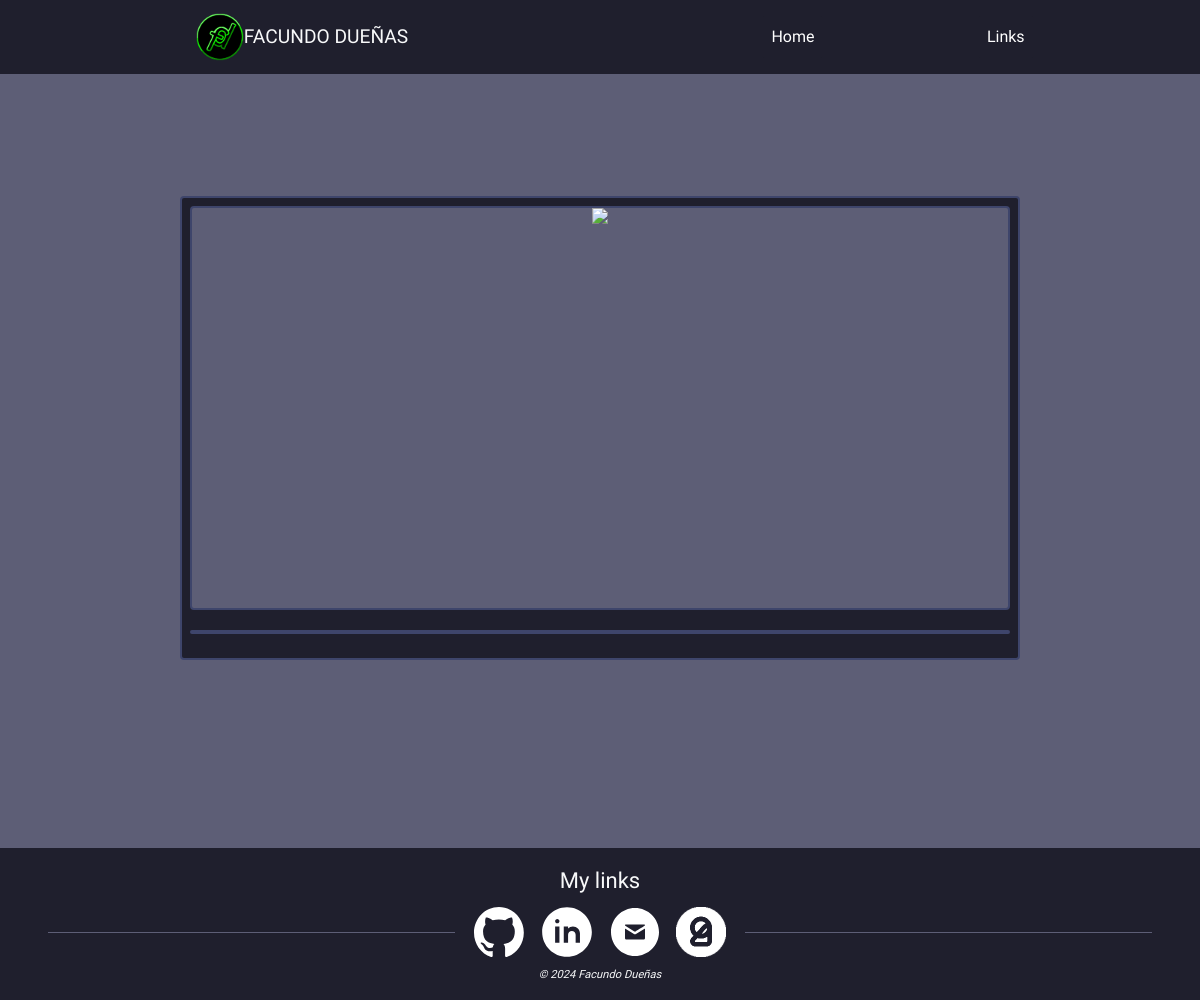
The page /project/15/ on the database as committed earlier.
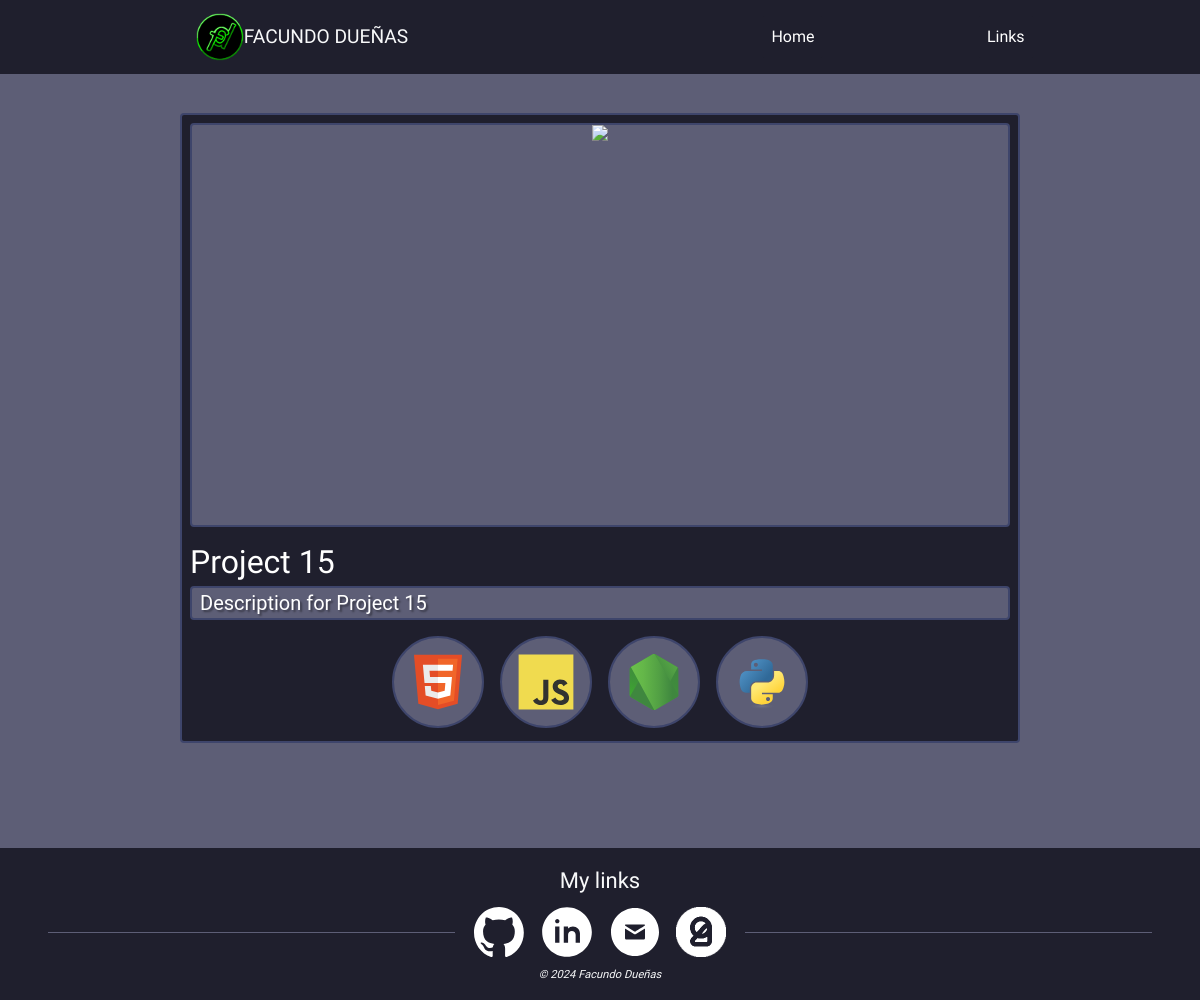
The same page on the database as committed later.
### projects/models.py (models this page shows, shortened)
class Project(models.Model):
    title = models.CharField(max_length=100)
    description = models.TextField()
    languages = models.ManyToManyField('Languages', related_name='languages')

class Languages(models.Model):
    name = models.CharField(max_length=100)
    svg = models.CharField(max_length=100, default="placeholder.svg")
    expertise_level = models.IntegerField(default=1, choices=[(i, i) for i in range(1, 6)])

### projects/views.py (the view)
# urls.py: path('<project_id>/', views.view_project, name='view-project'),
def view_project(request, project_id):
    project = Project.objects.filter(pk=project_id).first()
    images = Image.objects.filter(project=project)
    for image in images:
        image.exists = os.path.exists(image.image.path)
    context = {
        'project': project,
        'images': images
    }
    return render(request, 'view-project.html', context)

### projects/templates/view-project.html (shortened to what this page needs)
{% extends 'base.html' %}
{% load static %}
{% block content %}
<div class="container-view-project">
    <div class="project-box rounded primary-color border-grey">
        <div class="project-big-image-container border-grey rounded secondary-color d-flex">
            <img id="project-image-displayed" class="project-big-image"  src="{{ images.first.image.url }}" onclick="displayImageFullscreen(this)">
            <div id="image_buttons_2" class="project-big-image-carousel col-md-5 rounded-5">
            </div>
        </div>
        <div class=" d-flex">
            <div class="project-title">
                <h2> {{ project.title }}</h2>
            </div>
        </div>
        <div class="project-view-description border-grey px-2 rounded ">
            {{ project.description }}
        </div>
        <div class="w-100 rounded-5 pt-3 d-flex flex-fill justify-content-center align-items-center">
            {% for language in project.languages.all %}
                <div class="svg-circle border-grey mx-2 d-flex secondary-color align-items-center justify-content-center p-3">
                    <img class="svg-hover" title="{{ language.name }}" height="56" width="56" src="{% static '/svg/' %}{{ language.svg }}" />
                </div>
            {% endfor %}
        </div>
    </div>
</div>
{% endblock %}

Rows that differ between the two databases and show on the page:
added Project: title "Project 15", description "Description for Project 15"
now on this page (row edited): Languages: name (picture)
now on this page (row edited): Languages: name (picture)
now on this page (row unchanged): Languages: name (picture)
now on this page (row edited): Languages: name (picture)
